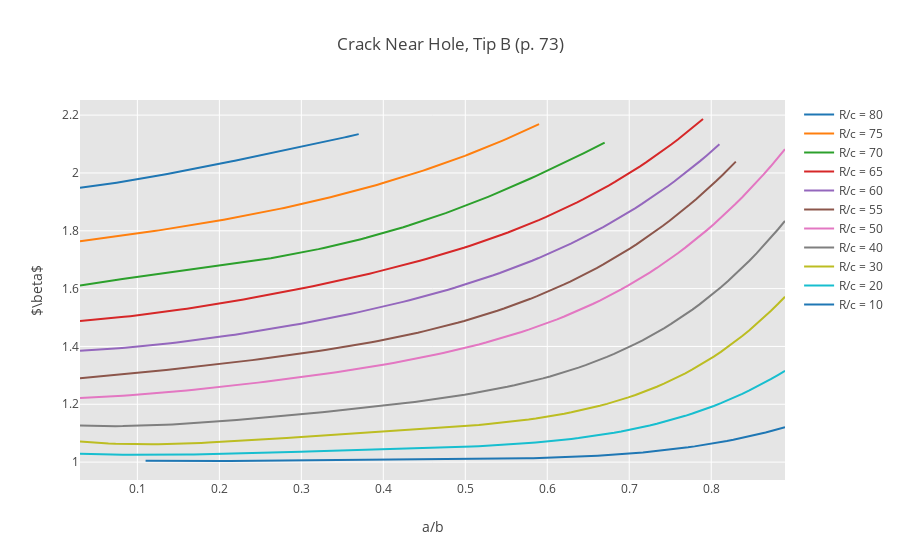

Notebook code for this chart:
### Code cell
#plot fourth figure
iplot(fig[3])
